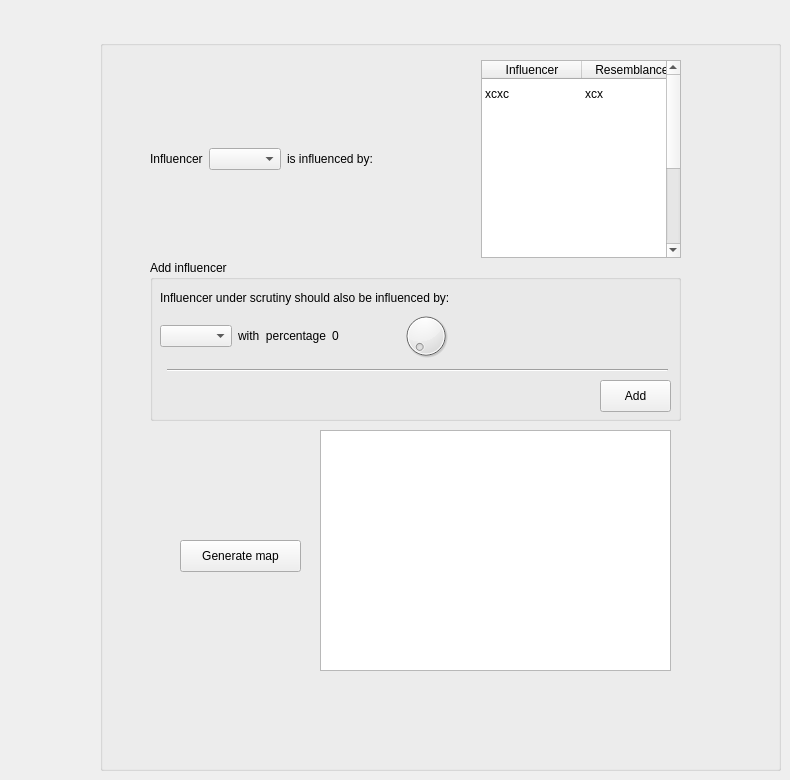
      <widget class="QWidget" name="tab_2">
       <attribute name="title">
        <string>Individual parameters</string>
       </attribute>
       <widget class="QGroupBox" name="groupBox_3">
        <property name="geometry">
         <rect>
          <x>100</x>
          <y>40</y>
          <width>681</width>
          <height>731</height>
         </rect>
        </property>
        <property name="title">
         <string/>
        </property>
        <widget class="QWidget" name="layoutWidget_2">
         <property name="geometry">
          <rect>
           <x>50</x>
           <y>20</y>
           <width>531</width>
           <height>198</height>
          </rect>
         </property>
         <layout class="QHBoxLayout" name="horizontalLayout_6">
          <item>
           <widget class="QLabel" name="label_5">
            <property name="text">
             <string>Influencer</string>
            </property>
           </widget>
          </item>
          <item>
           <widget class="QComboBox" name="comboBox_2"/>
          </item>
          <item>
           <widget class="QLabel" name="label_8">
            <property name="text">
             <string>is influenced by:</string>
            </property>
           </widget>
          </item>
          <item>
           <spacer name="horizontalSpacer_3">
            <property name="orientation">
             <enum>Qt::Horizontal</enum>
            </property>
            <property name="sizeHint" stdset="0">
             <size>
              <width>20</width>
              <height>20</height>
             </size>
            </property>
           </spacer>
          </item>
          <item>
           <widget class="QTableWidget" name="tableWidget_2">
            <property name="sizePolicy">
             <sizepolicy hsizetype="Preferred" vsizetype="Expanding">
              <horstretch>0</horstretch>
              <verstretch>0</verstretch>
             </sizepolicy>
            </property>
            <property name="maximumSize">
             <size>
              <width>200</width>
              <height>16777215</height>
             </size>
            </property>
            <property name="verticalScrollBarPolicy">
             <enum>Qt::ScrollBarAsNeeded</enum>
            </property>
            <property name="horizontalScrollBarPolicy">
             <enum>Qt::ScrollBarAlwaysOff</enum>
            </property>
            <property name="autoScroll">
             <bool>false</bool>
            </property>
            <property name="showGrid">
             <bool>false</bool>
            </property>
            <property name="cornerButtonEnabled">
             <bool>true</bool>
            </property>
            <attribute name="verticalHeaderVisible">
             <bool>false</bool>
            </attribute>
            <row>
             <property name="text">
              <string>dzcxc</string>
             </property>
            </row>
            <row>
             <property name="text">
              <string>afda</string>
             </property>
            </row>
            <row>
             <property name="text">
              <string>Nouvelle ligne</string>
             </property>
            </row>
            <row>
             <property name="text">
              <string>asdf</string>
             </property>
            </row>
            <row>
             <property name="text">
              <string>sdf</string>
             </property>
            </row>
            <row>
             <property name="text">
              <string>sdf</string>
             </property>
            </row>
            <row>
             <property name="text">
              <string>sdf</string>
             </property>
            </row>
            <row>
             <property name="text">
              <string>sdf</string>
             </property>
            </row>
            <row>
             <property name="text">
              <string>asdfadsf</string>
             </property>
            </row>
            <column>
             <property name="text">
              <string>Influencer</string>
             </property>
            </column>
            <column>
             <property name="text">
              <string>Resemblance</string>
             </property>
            </column>
            <item row="0" column="0">
             <property name="text">
              <string>xcxc</string>
             </property>
            </item>
            <item row="0" column="1">
             <property name="text">
              <string>xcx</string>
             </property>
            </item>
           </widget>
          </item>
         </layout>
        </widget>
        <widget class="QGroupBox" name="groupBox_4">
         <property name="geometry">
          <rect>
           <x>50</x>
           <y>220</y>
           <width>531</width>
           <height>161</height>
          </rect>
         </property>
         <property name="title">
          <string>Add influencer </string>
         </property>
         <widget class="QLabel" name="label_24">
          <property name="geometry">
           <rect>
            <x>10</x>
            <y>30</y>
            <width>341</width>
            <height>16</height>
           </rect>
          </property>
          <property name="text">
           <string>Influencer under scrutiny should also be influenced by:</string>
          </property>
         </widget>
         <widget class="QPushButton" name="pushButton_3">
          <property name="geometry">
           <rect>
            <x>450</x>
            <y>120</y>
            <width>71</width>
            <height>32</height>
           </rect>
          </property>
          <property name="text">
           <string>Add</string>
          </property>
         </widget>
         <widget class="Line" name="line_5">
          <property name="geometry">
           <rect>
            <x>17</x>
            <y>100</y>
            <width>501</width>
            <height>20</height>
           </rect>
          </property>
          <property name="orientation">
           <enum>Qt::Horizontal</enum>
          </property>
         </widget>
         <widget class="QWidget" name="">
          <property name="geometry">
           <rect>
            <x>10</x>
            <y>48</y>
            <width>291</width>
            <height>56</height>
           </rect>
          </property>
          <layout class="QHBoxLayout" name="horizontalLayout_7">
           <item>
            <widget class="QComboBox" name="comboBox_3"/>
           </item>
           <item>
            <widget class="QLabel" name="label_25">
             <property name="text">
              <string>with  percentage</string>
             </property>
            </widget>
           </item>
           <item>
            <widget class="QLabel" name="label_26">
             <property name="text">
              <string>0</string>
             </property>
            </widget>
           </item>
           <item>
            <widget class="QDial" name="dial_9">
             <property name="sizePolicy">
              <sizepolicy hsizetype="Fixed" vsizetype="Minimum">
               <horstretch>1</horstretch>
               <verstretch>1</verstretch>
              </sizepolicy>
             </property>
             <property name="maximumSize">
              <size>
               <width>50</width>
               <height>50</height>
              </size>
             </property>
            </widget>
           </item>
          </layout>
         </widget>
        </widget>
        <widget class="QGraphicsView" name="graphicsView">
         <property name="geometry">
          <rect>
           <x>220</x>
           <y>390</y>
           <width>351</width>
           <height>241</height>
          </rect>
         </property>
        </widget>
        <widget class="QPushButton" name="pushButton_5">
         <property name="geometry">
          <rect>
           <x>80</x>
           <y>500</y>
           <width>121</width>
           <height>32</height>
          </rect>
         </property>
         <property name="text">
          <string>Generate map</string>
         </property>
        </widget>
       </widget>
      </widget>
